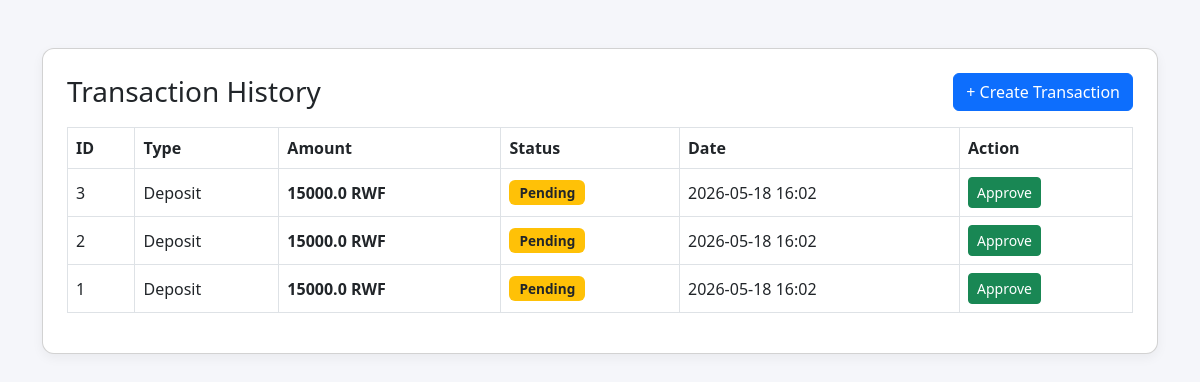
The page /transaction-history (signed in) on the database its author committed.
### market/models.py (models this page shows, shortened)
class Transaction(db.Model):
    __tablename__ = 'transaction'
    id               = db.Column(db.Integer, primary_key=True)
    user_id          = db.Column(db.Integer, db.ForeignKey('user.id'), nullable=False)
    amount           = db.Column(db.Float, nullable=False)
    transaction_type = db.Column(db.String(50), nullable=False)
    status           = db.Column(db.String(20), default='pending')
    created_at       = db.Column(db.DateTime, default=lambda: datetime.now(timezone.utc))  # ✅ FIXED: utcnow() deprecated

### market/routes.py (the view)
@app.route('/transaction-history')
@login_required
def transaction_history():
    transactions = Transaction.query.filter_by(user_id=current_user.id)\
        .order_by(Transaction.created_at.desc()).all()
    return render_template('transaction_history.html', transactions=transactions)

### market/models.py (called while the page is built)
@login_manager.user_loader
def load_user(user_id):
    return db.session.get(User, int(user_id))  # ✅ FIXED: replaced deprecated User.query.get()

### market/templates/transaction_history.html (shortened to what this page needs)
<!DOCTYPE html>
<html lang="en">
<head>
    <link href="https://cdn.jsdelivr.net/npm/bootstrap@5.3.0/dist/css/bootstrap.min.css" rel="stylesheet">
</head>
<body>
<div class="container mt-5">
    <div class="card p-4">
        <div class="d-flex justify-content-between align-items-center mb-3">
            <h3 class="mb-0">Transaction History</h3>
            <a href="{{ url_for('create_transaction') }}" class="btn btn-primary">
                + Create Transaction
            </a>
        </div>
        <table class="table table-hover table-bordered align-middle">
            <thead>
                <tr>
                    <th>ID</th>
                    <th>Type</th>
                    <th>Amount</th>
                    <th>Status</th>
                    <th>Date</th>
                    <th>Action</th>
                </tr>
            </thead>
            <tbody>
                {% if transactions %}
                    {% for transaction in transactions %}
                    <tr>
                        <td>{{ transaction.id }}</td>
                        <td>
                            <span class="text-capitalize">
                                {{ transaction.transaction_type }}
                            </span>
                        </td>
                        <td>
                            <strong>{{ transaction.amount }} RWF</strong>
                        </td>
                        <td>
                            {% if transaction.status == 'pending' %}
                                <span class="badge bg-warning text-dark">Pending</span>
                            {% elif transaction.status == 'received' %}
                                <span class="badge bg-success">Received</span>
                            {% else %}
                                <span class="badge bg-secondary">
                                    {{ transaction.status }}
                                </span>
                            {% endif %}
                        </td>
                        <td>
                            {{ transaction.created_at.strftime('%Y-%m-%d %H:%M') }}
                        </td>
                        <td>
                            {% if transaction.status == 'pending' %}
                                <a href="{{ url_for('approve_transaction', transaction_id=transaction.id) }}"
                                   class="btn btn-sm btn-success">
                                    Approve
                                </a>
                            {% else %}
                                <span class="text-muted">No action</span>
                            {% endif %}
                        </td>
                    </tr>
                    {% endfor %}
                {% else %}
                    <tr>
                        <td colspan="6" class="text-center text-muted">
                            No transactions found
                        </td>
                    </tr>
                {% endif %}
            </tbody>
        </table>
    </div>
</div>
</body>
</html>

### market/templates/transaction_history.html (style rules this page uses)
body { background: #f5f6fa; }
.card { border-radius: 12px; box-shadow: 0 4px 12px rgba(0,0,0,0.05); }
.table thead { background: #0d6efd; color: white; }
.badge { font-size: 0.85rem; padding: 6px 10px; }

### rows shown on the page
Transaction: status "Pending"
Transaction: status "Pending"
Transaction: status "Pending"
